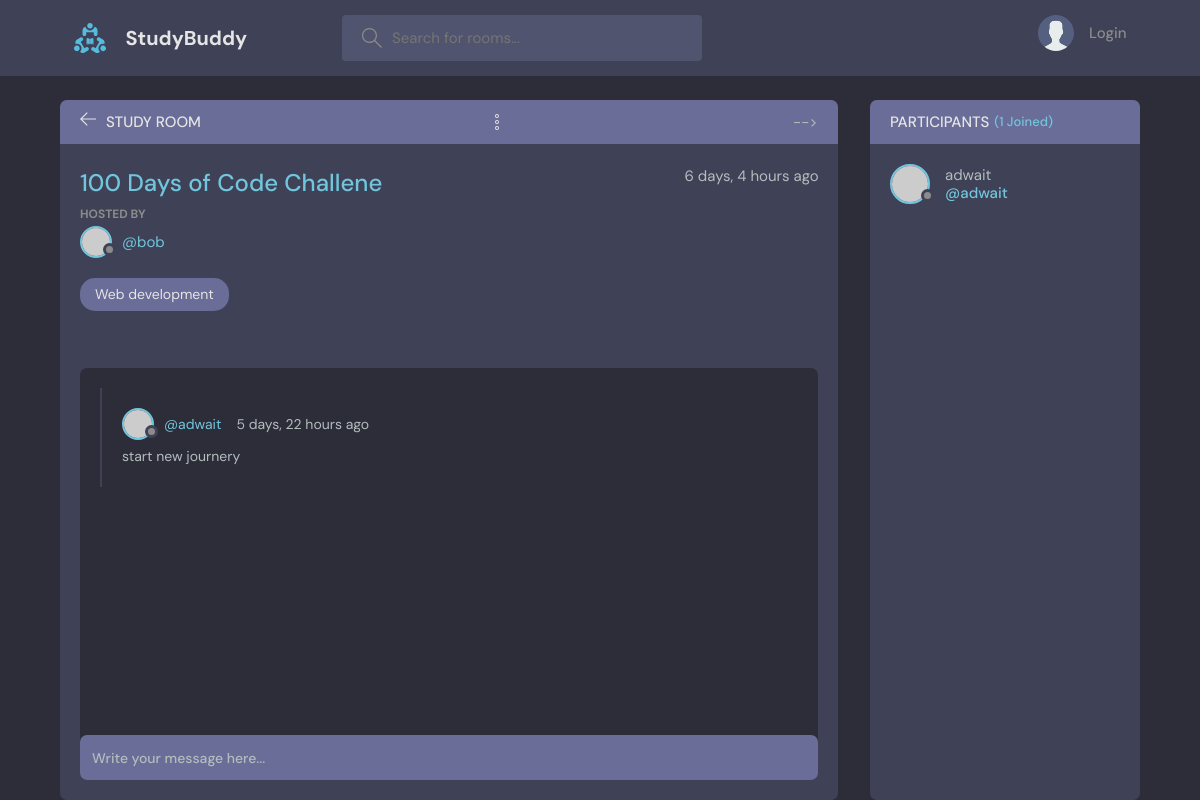
The app's page /base/room/2/ with its own data.
### base/models.py (models this page shows, shortened)
class Room(models.Model):
    host = models.ForeignKey(User, on_delete=models.CASCADE, null =True)
    topic = models.ForeignKey(Topic, on_delete=models.SET_NULL, null =True)
    name = models.CharField(max_length=200)
    description = models.TextField(null=True, blank=True)
    participants = models.ManyToManyField(User, related_name='participants', blank=True)
    updated = models.DateTimeField(auto_now=True)
    created = models.DateTimeField(auto_now_add=True)
    class Meta:
        ordering = ['-updated', '-created']

class Topic (models.Model):
    name = models.CharField(max_length = 200)
    def __str__(self):
        return self.name

class Message(models.Model):
    user = models.ForeignKey(User, on_delete=models.CASCADE)
    room = models.ForeignKey(Room, on_delete=models.CASCADE)
    body = models.TextField()
    updated = models.DateTimeField(auto_now=True)
    created = models.DateTimeField(auto_now_add=True)
    class Meta:
        ordering = ['-updated', '-created']

### base/views.py (the view, shortened to what this page needs)
# urls.py: path("room/<str:pk>/", views.room, name="base.room"),
def room(request,pk):
    room = Room.objects.get(id=pk)
    roomMessages = room.message_set.all()
    participants = room.participants.all()
    context = {'room': room, 'roomMessages':roomMessages, 'participants':participants}
    return render(request,'base/Rooms.html', context)

### base/templates/base/Rooms.html (shortened to what this page needs)
{% extends 'main.html' %} {% block content %}
<main class="profile-page layout layout--2">
  <div class="container">
    <div class="room">
      <div class="room__top">
        <div class="room__topLeft">
          <a href="{% url 'base.home' %}">
            <svg
              version="1.1"
              xmlns="http://www.w3.org/2000/svg"
              width="32"
              height="32"
              viewBox="0 0 32 32"
            >
              <title>arrow-left</title>
              <path
                d="M13.723 2.286l-13.723 13.714 13.719 13.714 1.616-1.611-10.96-10.96h27.625v-2.286h-27.625l10.965-10.965-1.616-1.607z"
              ></path>
            </svg>
          </a>
          <h3>Study Room</h3>
        </div>
          </button> -->
      </div>
      <div class="room__box scroll">
        <div class="room__header scroll">
          <div class="room__info">
            <h3>{{room.name}}</h3>
            <span>{{room.created|timesince}} ago</span>
          </div>
          <div class="room__hosted">
            <p>Hosted By</p>
            <a href="{% url 'base.userProfile' room.host.id %}" class="room__author">
              <div class="avatar avatar--small">
                <img src="https://randomuser.me/api/portraits/men/37.jpg" />
              </div>
              <span>@{{room.host.username}}</span>
            </a>
          </div>
          <span class="room__topics">{{room.topic}}</span>
        </div>
        <div class="room__conversation">
          <div class="threads scroll">
            {%for message in roomMessages%}
            <div class="thread">
              <div class="thread__top">
                <div class="thread__author">
                  <a href="{%url 'base.userProfile' message.user.id%}" class="thread__authorInfo">
                    <div class="avatar avatar--small">
                      <img
                        src="https://randomuser.me/api/portraits/men/37.jpg"
                      />
                    </div>
                    <span>@{{message.user.username}}</span>
                  </a>
                  <span class="thread__date">{{message.created|timesince}} ago</span>
                </div>
              </div>
              <div class="thread__details">
                {{message.body}}
              </div>
            </div>
            {% endfor %}
          </div>
        </div>
      </div>
      <div class="room__message">
        <form action="", method="POST">
          <input name="body" placeholder="Write your message here..." />
        </form>
      </div>
    </div>
    <div class="participants">
      <h3 class="participants__top">
        Participants <span>({{participants.count}} Joined)</span>
      </h3>
      <div class="participants__list scroll">
        {% for user in participants %}
        <a href="{% url 'base.userProfile' user.id %}" class="participant">
          <div class="avatar avatar--medium">
            <img src="https://randomuser.me/api/portraits/men/37.jpg" />
          </div>
          <p>
            {{user.username}}
            <span>@{{user.username}}</span>
          </p>
        </a>
        {% endfor %}
      </div>
    </div>
  </div>
</main>
{% endblock content %}

### records on screen
Room: name "100 Days of Code Challene", created "6 days, 4 hours", host.username "bob", topic "Web development"
Message: user.username "adwait", created "5 days, 22 hours", body "start new journery"

### other values on screen
{{ participants.count }} "1"
{{ user.username }} "adwait"
